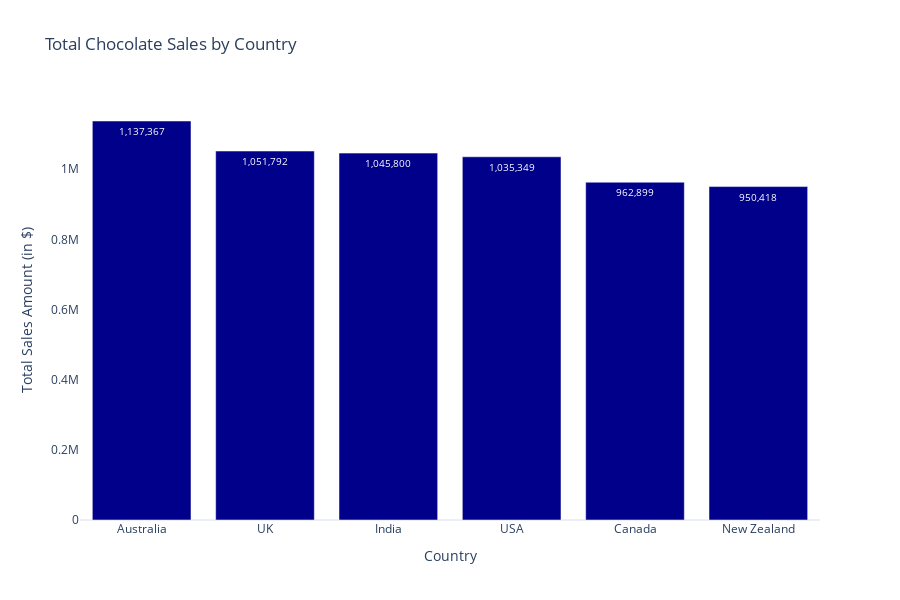

The notebook cell this image was saved under:
### Markdown cell above
### **Total sales by country**

### Code cell
sales_by_country = df.groupby('Country')['Amount'].sum().sort_values(ascending=False).reset_index(drop=False)

plot_bar_with_amount('Total Chocolate Sales by Country',
                     sales_by_country, 'Country', 'Amount', orient='v')

### Figure 1 — Plotly figure (JSON) as saved in the notebook; plotly's stock layout.template omitted (floating-point values rounded to 4 significant figures)
{"data": [{"hovertemplate": "<b>Country:</b> %{x}<br><b>Amount:</b> $%{y:,.0f}<extra></extra>", "marker": {"color": "darkblue"}, "orientation": "v", "text": ["1,137,367", "1,051,792", "1,045,800", "1,035,349", "962,899", "950,418"], "textfont": {"size": 10}, "textposition": "inside", "type": "bar", "x": ["Australia", "UK", "India", "USA", "Canada", "New Zealand"], "y": [1137000.0, 1052000.0, 1046000.0, 1035000.0, 962900.0, 950400.0]}], "layout": {"height": 600, "hoverlabel": {"bgcolor": "#333333", "bordercolor": "#333333", "font": {"color": "white", "size": 14}}, "title": {"text": "Total Chocolate Sales by Country"}, "xaxis": {"showgrid": false, "tickangle": 0, "title": {"text": "Country"}}, "yaxis": {"showgrid": false, "title": {"text": "Total Sales Amount (in $)"}}}}
